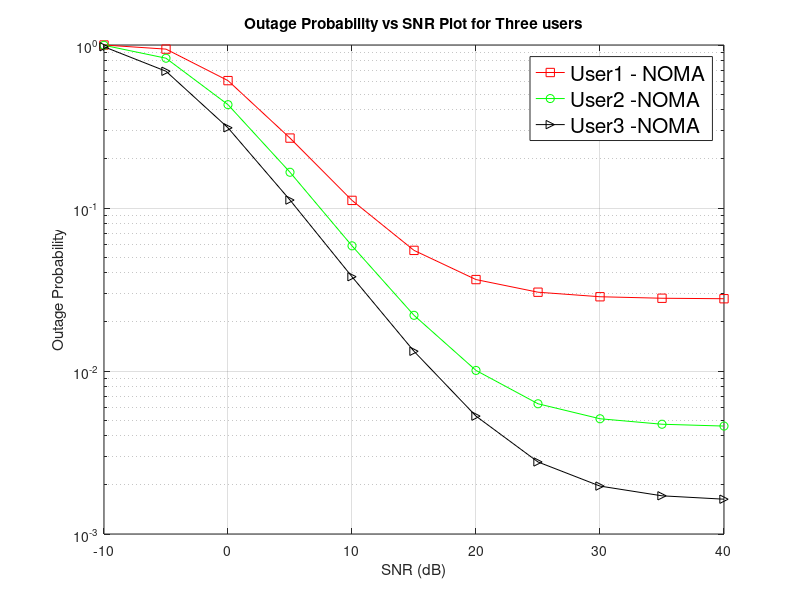

This figure's MATLAB source:
% Outage probability vs SNR for three users

clc;
close all;
clear all;

SNR_dB = -10:5:40; % transmit SNR in dB scale 
SNR_linear = db2pow(SNR_dB); % transmit SNR in linear scale(convert db to power) 

a1 = 0.1; % power-allocation coefficient for the user1
a2 = 0.3; % power-allocation coefficient for the user2 
a3 = 0.6; % power-allocation coefficient for the user2

R1 = 1;   % target data rate for User1 in bps/Hz
R2 = 0.5; % target data rate for User2 in bps/Hz
R3 = 0.4; % target data rate for User3 in bps/Hz

d = 0.3;  % Normalized distance between BS and user1

alpha = 2;% path-loss exponent 

Omega_1 = d^(-alpha); % mean square value of the channel coefficient between BS and User1

Omega_LI = db2pow(-15); % mean square value of the self-interference channel

Omega_2 = 1; % mean-square value of the channel coefficients between BS and User2
R_1 = 2^R1 - 1; % SNR threshold for user1 

R_2 = 2^R2 - 1; % SNR threshold for user2
R_3 = 2^R3 - 1; % SNR threshold for user3

tau_1 = R_2./ (SNR_linear * ( a2 - a1 * R_2 ) );
tau_2 = R_3./ (SNR_linear * (a3-a1 * R_3));

beta_1 = R_1 ./ (a1 * SNR_linear);

theta_1 = max(tau_1, beta_1);
varpi = 1;         % For Full Duplex operation

% Calculation of outage probabilities 

Outage_P1 = 1 - ( Omega_1 * exp( - theta_1 / Omega_1 ) ./ ( Omega_1 + SNR_linear .* theta_1 * Omega_LI) ); % User1

Outage_P2 = 1 - Omega_1 * exp( - ( (tau_1/Omega_1 ) + ( R_2./ (SNR_linear * Omega_2 ) ) ) ) ./ ...
                    (Omega_1 + SNR_linear .* varpi .* tau_1 * Omega_LI);
                
Outage_P3 = 1 - Omega_1 * exp( - ( (tau_2/Omega_1 ) + ( R_3./ (SNR_linear * Omega_2 ) ) ) ) ./ ...
                    (Omega_1 + SNR_linear .* varpi .* tau_2 * Omega_LI);
%Plotting 

figure;
semilogy(SNR_dB, Outage_P1, '-sr', SNR_dB, Outage_P2, '-og', SNR_dB, Outage_P3, '->k');
grid on;

xlabel('SNR (dB)');
ylabel('Outage Probability');
title('Outage Probability vs SNR Plot for Three users');
legend({'User1 - NOMA','User2 -NOMA','User3 -NOMA'}, 'Location', 'Best', 'FontSize', 15);
